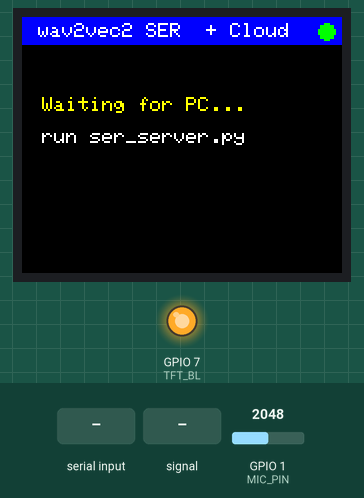
A sketch run on a simulated ESP32-S3. Shown: 160×128 colour display, output pins drawn as LEDs (lit = HIGH). The inputs (shaded band) are chosen by the test bench; at power-on: GPIO 1 (MIC_PIN) = 2048 (analog values on the 0–4095 scale). WiFi joins after 1.5 s; servers stay silent unless stated; not simulated (calls return 0 or success): arduino_secrets.h; what the sketch prints to the serial monitor is not drawn.

Above: at 2.8 s.
2.9 s: "L:45\n" received over Serial
At 4.1 s:
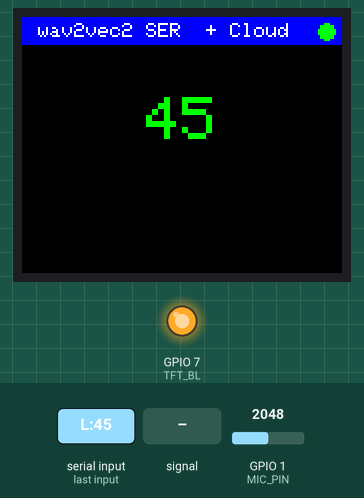
4.4 s: GPIO 1 (MIC_PIN) fed a 200 Hz sine of ±327 counts around its level
6.2 s: GPIO 1 (MIC_PIN) set to 2866
8.3 s: GPIO 1 (MIC_PIN) fed a 1000 Hz sine of ±1023 counts around its level
10.2 s: "HAPPY\n" received over Serial
12.0 s: GPIO 1 (MIC_PIN) fed a 2 Hz sine of ±1228 counts around its level
Timing chart, 0 to 14.8 s (numbered marks = the images above; inputs shaded):
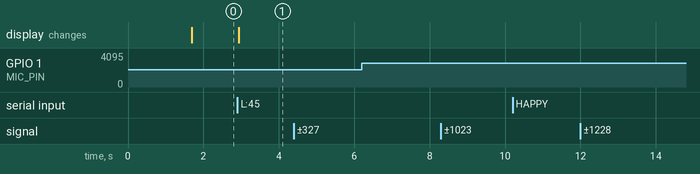

The sketch:

SER_Cloud.ino
```cpp
/*
  SER_Cloud - Arduino UNO R4 WiFi + Arduino Cloud
  Streams Grove mic audio to the PC (ser_server.py runs wav2vec2),
  receives the label back over USB, shows it on the ST7735 LCD and
  publishes it to Arduino Cloud so the Arduino IoT Remote app shows it.

  Files in this sketch folder: SER_Cloud.ino, thingProperties.h, arduino_secrets.h
  Libraries: ArduinoIoTCloud, Arduino_ConnectionHandler, Adafruit GFX, Adafruit ST7735
*/
#include "thingProperties.h"
#include <SPI.h>
#include <Adafruit_GFX.h>
#include <Adafruit_ST7735.h>

// ---- display pins: EDIT to match your wiring (software SPI, any pins work) ----
#define TFT_CS   10
#define TFT_DC    9
#define TFT_RST   8
#define TFT_BL    7
#define TFT_MOSI 11      // DIN
#define TFT_SCLK 13      // CLK
#define MIC_PIN  A0

Adafruit_ST7735 tft(TFT_CS, TFT_DC, TFT_MOSI, TFT_SCLK, TFT_RST);

const uint32_t SAMPLE_US = 125;      // 8 kHz
#define CHUNK 128
uint8_t  chunk[CHUNK];
char     line[40];
uint8_t  lineLen = 0;
uint32_t lastCloud = 0;
bool     cloudDirty = false;

uint16_t colourFor(const String &l) {
  if (l == "HAPPY")     return ST77XX_YELLOW;
  if (l == "ANGRY")     return ST77XX_RED;
  if (l == "SAD")       return ST77XX_CYAN;
  if (l == "FEARFUL")   return ST77XX_MAGENTA;
  if (l == "DISGUST")   return 0x8410;
  if (l == "SURPRISED") return ST77XX_ORANGE;
  if (l == "CALM")      return 0x07FF;
  return ST77XX_GREEN;
}

void header() {
  tft.fillScreen(ST77XX_BLACK);
  tft.fillRect(0, 0, 160, 14, ST77XX_BLUE);
  tft.setTextSize(1); tft.setTextColor(ST77XX_WHITE);
  tft.setCursor(8, 3); tft.print("wav2vec2 SER  + Cloud");
  // cloud status dot, top-right
  tft.fillCircle(152, 7, 4, ArduinoCloud.connected() ? ST77XX_GREEN : ST77XX_RED);
}

void showLabel(const String &label, float conf) {
  header();
  uint8_t sz = label.length() > 7 ? 2 : 3;
  tft.setTextSize(sz); tft.setTextColor(colourFor(label));
  tft.setCursor((160 - label.length() * 6 * sz) / 2, 40);
  tft.print(label);
  if (conf > 0) {
    tft.setTextSize(1); tft.setTextColor(ST77XX_WHITE);
    tft.setCursor(50, 80); tft.print("conf: "); tft.print(conf, 2);
  }
}

void handleLine() {
  line[lineLen] = 0;
  if (line[0] == 'L' && line[1] == ':') {
    char *lab = line + 2;
    char *c = strchr(lab, ':');
    float conf = 0;
    if (c) { *c = 0; conf = atof(c + 1); }
    String l(lab);
    showLabel(l, conf);
    if (l != "READY") {
      emotion    = l;                 // cloud variables (thingProperties.h)
      confidence = conf * 100.0f;     // as percent
      detections = detections + 1;
      cloudDirty = true;
    }
  }
  lineLen = 0;
}

void setup() {
  Serial.begin(115200);
  analogReadResolution(12);
  pinMode(TFT_BL, OUTPUT); digitalWrite(TFT_BL, HIGH);
  tft.initR(INITR_BLACKTAB);          // try INITR_GREENTAB if colours/offset look wrong
  tft.setRotation(1); tft.setTextWrap(false);

  initProperties();
  ArduinoCloud.begin(ArduinoIoTPreferredConnection);
  setDebugMessageLevel(0);            // keep USB stream clean (debug goes to Serial otherwise)

  header();
  tft.setTextColor(ST77XX_YELLOW); tft.setCursor(10, 40); tft.print("Connecting WiFi...");
  uint32_t t0 = millis();
  while (!ArduinoCloud.connected() && millis() - t0 < 20000) ArduinoCloud.update();

  emotion = "READY"; confidence = 0; detections = 0;
  ArduinoCloud.update();
  header();
  tft.setTextColor(ST77XX_YELLOW); tft.setCursor(10, 40); tft.print("Waiting for PC...");
  tft.setTextColor(ST77XX_WHITE);  tft.setCursor(10, 56); tft.print("run ser_server.py");
}

void loop() {
  // 1. capture + stream one 16 ms chunk at 8 kHz
  uint32_t t = micros();
  for (int i = 0; i < CHUNK; i++) {
    while ((uint32_t)(micros() - t) < SAMPLE_US) { }
    t += SAMPLE_US;
    chunk[i] = analogRead(MIC_PIN) >> 4;
  }
  Serial.write(chunk, CHUNK);

  // 2. labels from the PC
  while (Serial.available()) {
    char c = Serial.read();
    if (c == '\n') handleLine();
    else if (c != '\r' && lineLen < sizeof(line) - 1) line[lineLen++] = c;
  }

  // 3. cloud sync: right after a new label (speaker is between utterances,
  //    so the short audio gap is harmless), otherwise a keep-alive every 3 s
  if (cloudDirty || millis() - lastCloud > 3000) {
    ArduinoCloud.update();
    lastCloud = millis();
    cloudDirty = false;
  }
}
```

thingProperties.h
```cpp
// Generated-style thingProperties.h for the "Speech Emotion" Thing.
// If you create the Thing in the Arduino Cloud web editor, it generates this
// file for you - use THAT one and just make sure the three variables below exist
// with the same names and types.
#include <ArduinoIoTCloud.h>
#include <Arduino_ConnectionHandler.h>
#include "arduino_secrets.h"

const char DEVICE_LOGIN_NAME[] = SECRET_DEVICE_ID;   // from Cloud > Devices
const char SSID[]              = SECRET_SSID;
const char PASS[]              = SECRET_OPTIONAL_PASS;
const char DEVICE_KEY[]        = SECRET_DEVICE_KEY;  // shown once when the device is added

// ---- Cloud variables (all READ-ONLY from the app's point of view) ----
String emotion;      // "HAPPY", "ANGRY", ...
float  confidence;   // 0-100 %
int    detections;   // counter

void initProperties() {
  ArduinoCloud.setBoardId(DEVICE_LOGIN_NAME);
  ArduinoCloud.setSecretDeviceKey(DEVICE_KEY);
  ArduinoCloud.addProperty(emotion,    READ, ON_CHANGE, NULL);
  ArduinoCloud.addProperty(confidence, READ, ON_CHANGE, NULL);
  ArduinoCloud.addProperty(detections, READ, ON_CHANGE, NULL);
}

WiFiConnectionHandler ArduinoIoTPreferredConnection(SSID, PASS);
```

Measured:
- after the input at 2.9 s, the display: changes at once (image 1)
- after the input at 4.4 s, every drawn part: stays the same
- after the input at 6.2 s, every drawn part: stays the same
- after the input at 8.3 s, every drawn part: stays the same
- after the input at 10.2 s, every drawn part: stays the same
- after the input at 12.0 s, every drawn part: stays the same
